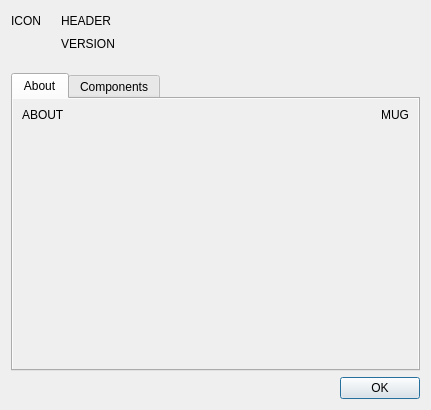
<?xml version="1.0" encoding="UTF-8"?>
<ui version="4.0">
 <class>AboutDialog</class>
 <widget class="QWidget" name="AboutDialog">
  <property name="windowModality">
   <enum>Qt::WindowModality::ApplicationModal</enum>
  </property>
  <property name="geometry">
   <rect>
    <x>0</x>
    <y>0</y>
    <width>431</width>
    <height>410</height>
   </rect>
  </property>
  <property name="windowTitle">
   <string>About {0}</string>
  </property>
  <layout class="QGridLayout" name="gridLayout">
   <item row="0" column="0">
    <widget class="QLabel" name="iconLabel">
     <property name="text">
      <string notr="true">ICON</string>
     </property>
     <property name="alignment">
      <set>Qt::AlignmentFlag::AlignRight|Qt::AlignmentFlag::AlignTrailing|Qt::AlignmentFlag::AlignVCenter</set>
     </property>
    </widget>
   </item>
   <item row="3" column="0" colspan="4">
    <widget class="QTabWidget" name="tabWidget">
     <property name="currentIndex">
      <number>0</number>
     </property>
     <widget class="QWidget" name="tab">
      <attribute name="title">
       <string>About</string>
      </attribute>
      <layout class="QVBoxLayout" name="verticalLayout_2">
       <property name="spacing">
        <number>0</number>
       </property>
       <property name="leftMargin">
        <number>0</number>
       </property>
       <property name="topMargin">
        <number>0</number>
       </property>
       <property name="rightMargin">
        <number>0</number>
       </property>
       <property name="bottomMargin">
        <number>0</number>
       </property>
       <item>
        <widget class="QScrollArea" name="scrollArea">
         <property name="frameShape">
          <enum>QFrame::Shape::NoFrame</enum>
         </property>
         <property name="widgetResizable">
          <bool>true</bool>
         </property>
         <widget class="QWidget" name="scrollAreaWidgetContents_2">
          <property name="geometry">
           <rect>
            <x>0</x>
            <y>0</y>
            <width>401</width>
            <height>239</height>
           </rect>
          </property>
          <layout class="QHBoxLayout" name="horizontalLayout">
           <property name="spacing">
            <number>16</number>
           </property>
           <item>
            <widget class="QLabel" name="aboutBlurb">
             <property name="text">
              <string notr="true">ABOUT</string>
             </property>
             <property name="alignment">
              <set>Qt::AlignmentFlag::AlignLeading|Qt::AlignmentFlag::AlignLeft|Qt::AlignmentFlag::AlignTop</set>
             </property>
             <property name="wordWrap">
              <bool>true</bool>
             </property>
            </widget>
           </item>
           <item>
            <widget class="QLabel" name="mugshot">
             <property name="toolTip">
              <string>The author!</string>
             </property>
             <property name="text">
              <string notr="true">MUG</string>
             </property>
             <property name="alignment">
              <set>Qt::AlignmentFlag::AlignRight|Qt::AlignmentFlag::AlignTop|Qt::AlignmentFlag::AlignTrailing</set>
             </property>
            </widget>
           </item>
          </layout>
         </widget>
        </widget>
       </item>
      </layout>
     </widget>
     <widget class="QWidget" name="tab_2">
      <attribute name="title">
       <string>Components</string>
      </attribute>
      <layout class="QVBoxLayout" name="verticalLayout_3">
       <property name="leftMargin">
        <number>0</number>
       </property>
       <property name="topMargin">
        <number>0</number>
       </property>
       <property name="rightMargin">
        <number>0</number>
       </property>
       <property name="bottomMargin">
        <number>0</number>
       </property>
       <item>
        <widget class="QScrollArea" name="scrollArea_2">
         <property name="frameShape">
          <enum>QFrame::Shape::NoFrame</enum>
         </property>
         <property name="widgetResizable">
          <bool>true</bool>
         </property>
         <widget class="QWidget" name="scrollAreaWidgetContents_3">
          <property name="geometry">
           <rect>
            <x>0</x>
            <y>0</y>
            <width>401</width>
            <height>239</height>
           </rect>
          </property>
          <layout class="QVBoxLayout" name="verticalLayout_4">
           <item>
            <widget class="QLabel" name="componentsBlurb">
             <property name="text">
              <string notr="true">COMPONENTS</string>
             </property>
             <property name="alignment">
              <set>Qt::AlignmentFlag::AlignLeading|Qt::AlignmentFlag::AlignLeft|Qt::AlignmentFlag::AlignTop</set>
             </property>
             <property name="wordWrap">
              <bool>true</bool>
             </property>
             <property name="openExternalLinks">
              <bool>true</bool>
             </property>
             <property name="textInteractionFlags">
              <set>Qt::TextInteractionFlag::LinksAccessibleByKeyboard|Qt::TextInteractionFlag::LinksAccessibleByMouse|Qt::TextInteractionFlag::TextBrowserInteraction|Qt::TextInteractionFlag::TextSelectableByKeyboard|Qt::TextInteractionFlag::TextSelectableByMouse</set>
             </property>
            </widget>
           </item>
          </layout>
         </widget>
        </widget>
       </item>
      </layout>
     </widget>
    </widget>
   </item>
   <item row="4" column="3">
    <widget class="QDialogButtonBox" name="buttonBox">
     <property name="standardButtons">
      <set>QDialogButtonBox::StandardButton::Ok</set>
     </property>
    </widget>
   </item>
   <item row="0" column="2" colspan="2">
    <widget class="QLabel" name="header">
     <property name="text">
      <string notr="true">HEADER</string>
     </property>
    </widget>
   </item>
   <item row="0" column="1">
    <spacer name="horizontalSpacer">
     <property name="orientation">
      <enum>Qt::Orientation::Horizontal</enum>
     </property>
     <property name="sizeType">
      <enum>QSizePolicy::Policy::Fixed</enum>
     </property>
     <property name="sizeHint" stdset="0">
      <size>
       <width>8</width>
       <height>20</height>
      </size>
     </property>
    </spacer>
   </item>
   <item row="2" column="2">
    <spacer name="verticalSpacer">
     <property name="orientation">
      <enum>Qt::Orientation::Vertical</enum>
     </property>
     <property name="sizeType">
      <enum>QSizePolicy::Policy::Fixed</enum>
     </property>
     <property name="sizeHint" stdset="0">
      <size>
       <width>20</width>
       <height>16</height>
      </size>
     </property>
    </spacer>
   </item>
   <item row="1" column="2" colspan="2">
    <widget class="QLabel" name="versionLabel">
     <property name="text">
      <string notr="true">VERSION</string>
     </property>
    </widget>
   </item>
  </layout>
 </widget>
 <resources/>
 <connections>
  <connection>
   <sender>buttonBox</sender>
   <signal>accepted()</signal>
   <receiver>AboutDialog</receiver>
   <slot>close()</slot>
   <hints>
    <hint type="sourcelabel">
     <x>319</x>
     <y>363</y>
    </hint>
    <hint type="destinationlabel">
     <x>238</x>
     <y>266</y>
    </hint>
   </hints>
  </connection>
 </connections>
</ui>
